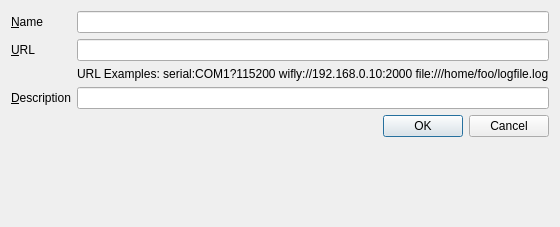
<?xml version="1.0" encoding="UTF-8"?>
<ui version="4.0">
 <class>AddConnectionDialog</class>
 <widget class="QDialog" name="AddConnectionDialog">
  <property name="geometry">
   <rect>
    <x>0</x>
    <y>0</y>
    <width>349</width>
    <height>227</height>
   </rect>
  </property>
  <property name="windowTitle">
   <string>Add Connection</string>
  </property>
  <property name="modal">
   <bool>true</bool>
  </property>
  <layout class="QFormLayout" name="formLayout">
   <property name="fieldGrowthPolicy">
    <enum>QFormLayout::AllNonFixedFieldsGrow</enum>
   </property>
   <item row="0" column="0">
    <widget class="QLabel" name="label">
     <property name="text">
      <string>&amp;Name</string>
     </property>
     <property name="buddy">
      <cstring>qle_name</cstring>
     </property>
    </widget>
   </item>
   <item row="0" column="1">
    <widget class="QLineEdit" name="qle_name"/>
   </item>
   <item row="1" column="0">
    <widget class="QLabel" name="label_2">
     <property name="text">
      <string>&amp;URL</string>
     </property>
     <property name="buddy">
      <cstring>qle_url</cstring>
     </property>
    </widget>
   </item>
   <item row="1" column="1">
    <widget class="QLineEdit" name="qle_url"/>
   </item>
   <item row="2" column="1">
    <widget class="QLabel" name="label_4">
     <property name="text">
      <string>&lt;html&gt;&lt;head/&gt;&lt;body&gt;&lt;p&gt;URL Examples:&lt;br/&gt;serial:COM1?115200&lt;br/&gt;wifly://192.168.0.10:2000&lt;br/&gt;file:///home/foo/logfile.log&lt;/p&gt;&lt;/body&gt;&lt;/html&gt;</string>
     </property>
    </widget>
   </item>
   <item row="3" column="0">
    <widget class="QLabel" name="label_3">
     <property name="text">
      <string>&amp;Description</string>
     </property>
     <property name="buddy">
      <cstring>qle_desc</cstring>
     </property>
    </widget>
   </item>
   <item row="3" column="1">
    <widget class="QLineEdit" name="qle_desc"/>
   </item>
   <item row="4" column="0" colspan="2">
    <widget class="QDialogButtonBox" name="buttonBox">
     <property name="orientation">
      <enum>Qt::Horizontal</enum>
     </property>
     <property name="standardButtons">
      <set>QDialogButtonBox::Cancel|QDialogButtonBox::Ok</set>
     </property>
    </widget>
   </item>
  </layout>
 </widget>
 <resources/>
 <connections>
  <connection>
   <sender>buttonBox</sender>
   <signal>accepted()</signal>
   <receiver>AddConnectionDialog</receiver>
   <slot>accept()</slot>
   <hints>
    <hint type="sourcelabel">
     <x>257</x>
     <y>208</y>
    </hint>
    <hint type="destinationlabel">
     <x>157</x>
     <y>274</y>
    </hint>
   </hints>
  </connection>
  <connection>
   <sender>buttonBox</sender>
   <signal>rejected()</signal>
   <receiver>AddConnectionDialog</receiver>
   <slot>reject()</slot>
   <hints>
    <hint type="sourcelabel">
     <x>325</x>
     <y>208</y>
    </hint>
    <hint type="destinationlabel">
     <x>286</x>
     <y>274</y>
    </hint>
   </hints>
  </connection>
 </connections>
</ui>
